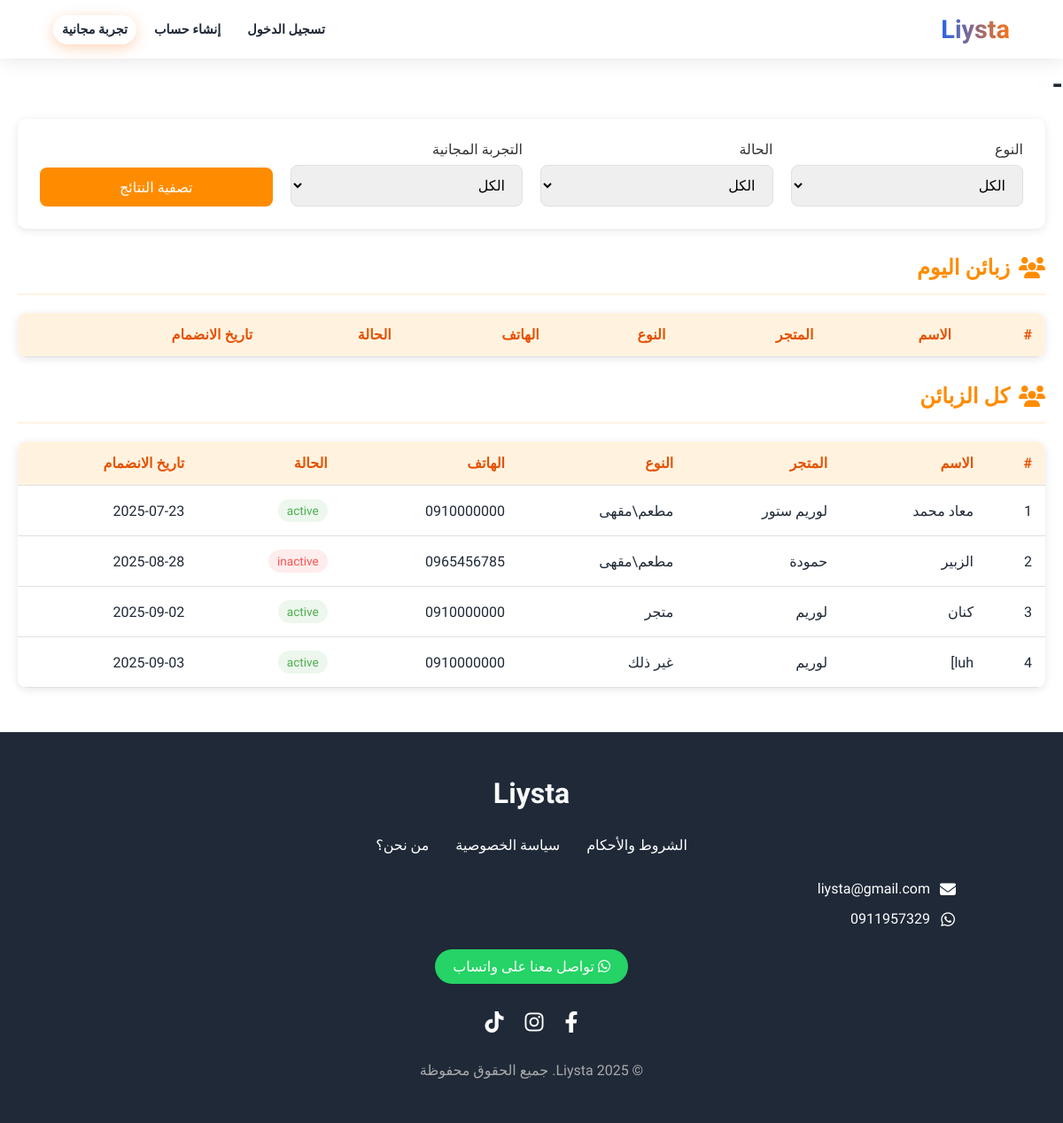
The app's page /customers/ with its own data.
### core/models.py (models this page shows, shortened)
class Customer(models.Model):
    status = {
        ('inactive', 'inactive'),
        ('active', 'active'),
    }
    kind = {
        ('مطعم\مقهى','مطعم\مقهى'),
        ('متجر', 'متجر'),
        ('غير ذلك', 'غير ذلك'),
    }
    user = models.OneToOneField(User, on_delete=models.CASCADE)
    phone = models.CharField(max_length=13)
    store_ar_name = models.CharField(max_length=40)
    store_en_name = models.CharField(max_length=40,unique=True)
    customer_status = models.CharField(max_length=29, choices=status)
    store_kind = models.CharField(max_length=20, choices=kind)
    wallet=models.FloatField(default=0.0)
    has_used_free_trial = models.BooleanField(default=False)
    location_url = models.URLField(blank=True, null=True)
    created_at=models.DateField(auto_now_add=True)

### core/views.py (the view)
# urls.py: path('customers/', customer_list_view, name='customers_list'),
def customer_list_view(request):
    today=timezone.now().date()
    today_joined=Customer.objects.filter(created_at=today)
    new_customer_pg=Paginator(today_joined,15)
    page_number=request.GET.get('page')
    new_customers=new_customer_pg.get_page(page_number)
    status_filter=None
    kind_filter=None
    freeplan_filter=None
    if request.method =='POST':
        status_filter=request.POST.get('status')
        kind_filter=request.POST.get('kind')
        freeplan_filter=request.POST.get('freeplan')
    if status_filter and kind_filter and freeplan_filter:
        all_customers=Customer.objects.filter(customer_status=status_filter,store_kind=kind_filter,has_used_free_trial=freeplan_filter)
    elif status_filter and not kind_filter and  freeplan_filter:
        all_customers=Customer.objects.filter(customer_status=status_filter)
    elif not status_filter and  kind_filter and  freeplan_filter:
        all_customers=Customer.objects.filter(customer_status=status_filter)
    elif status_filter and  kind_filter and not freeplan_filter:
        all_customers=Customer.objects.filter(customer_status=status_filter)
    elif status_filter and not kind_filter and not freeplan_filter:
        all_customers=Customer.objects.filter(customer_status=status_filter)
    elif status_filter and not kind_filter and not freeplan_filter:
        all_customers=Customer.objects.filter(customer_status=status_filter)
    elif  kind_filter and not status_filter and not freeplan_filter:
        all_customers=Customer.objects.filter(store_kind=kind_filter)
    elif  freeplan_filter and not status_filter and not kind_filter:
        all_customers=Customer.objects.filter(store_kind=kind_filter)
    else:
        all_customers=Customer.objects.all()
    customer_pg=Paginator(all_customers,20)
    page_number=request.GET.get('page')
    customers=customer_pg.get_page(page_number)
    context = {
        'new_customers':new_customers,
        'customers':customers,
    }
    return render(request, 'customer_list.html', context)

### templates/customer_list.html (shortened to what this page needs)
{% extends 'base_generic.html' %}
{% load static %}
{% block content %}
            <h1>-</h1>
            <h1>-</h1>
            <h1>-</h1>
<div class="dashboard-container">
    <div class="filter-container">
        <form method="POST" class="filter-form">
            <div class="form-group">
                <label for="kind">النوع</label>
                <select id="kind" name="kind">
                    <option value="" {% if not kind_filter %}selected{% endif %}>الكل</option>
                </select>
            </div>
            <div class="form-group">
                <label for="status">الحالة</label>
                <select id="status" name="status">
                    <option value="" {% if not status_filter %}selected{% endif %}>الكل</option>
                </select>
            </div>
            <div class="form-group">
                <label for="freeplan">التجربة المجانية</label>
                <select id="freeplan" name="freeplan">
                    <option value="" {% if not freeplan_filter %}selected{% endif %}>الكل</option>
                </select>
            </div>
            <button type="submit" class="filter-btn">تصفية النتائج</button>
        </form>
    </div>
    <div class="section-header">
        <h2><i class="fas fa-users"></i> زبائن اليوم</h2>
    </div>
    <div class="table-responsive">
        <table class="data-table">
            <thead>
                <tr>
                    <th>#</th>
                    <th>الاسم</th>
                    <th>المتجر</th>
                    <th>النوع</th>
                    <th>الهاتف</th>
                    <th>الحالة</th>
                    <th>تاريخ الانضمام</th>
                </tr>
            </thead>
        </table>
    </div>
        <div class="section-header">
        <h2><i class="fas fa-users"></i> كل الزبائن</h2>
    </div>
    <div class="table-responsive">
        <table class="data-table">
            <thead>
                <tr>
                    <th>#</th>
                    <th>الاسم</th>
                    <th>المتجر</th>
                    <th>النوع</th>
                    <th>الهاتف</th>
                    <th>الحالة</th>
                    <th>تاريخ الانضمام</th>
                </tr>
            </thead>
            <tbody>
                {% for customer in customers %}
                <tr>
                    <td>{{ forloop.counter }}</td>
                    <td>{{ customer.user.first_name }}</td>
                    <td>{{ customer.store_ar_name }}</td>
                    <td>{{ customer.store_kind }}</td>
                    <td>{{ customer.phone }}</td>
                    <td>
                        <span class="badge {% if customer.customer_status == 'active' %}bg-success{% else %}bg-danger{% endif %}">
                            {{ customer.customer_status }}
                        </span>
                    </td>
                    <td>{{ customer.created_at|date:"Y-m-d" }}</td>
                </tr>
                {% endfor %}
            </tbody>
        </table>
    </div>
</div>
{% endblock %}

### static/css/lista.css (style rules this page uses)
:root { --primary: #2563EB; --action: #F97316; --secondary: #F3F4F6; --text: #1F2937; --success: #22C55E; }
* { margin: 0; padding: 0; box-sizing: border-box; font-family: 'Tajawal', sans-serif; }
body { background-color: white; color: var(--text); overflow-x: hidden; }

### templates/customer_list.html (style rules this page uses)
:root { --primary-color: #FF8C00; --secondary-color: #FFA500; --light-orange: #FFF3E0; --dark-orange: #E65100; --text-color: #333; --border-color: #e0e0e0; --light-gray: #f5f5f5; --success-color: #4CAF50; --danger-color: #FF5252; }
.dashboard-container { max-width: 1400px; margin: 0 auto; padding: 20px; }
.filter-container { background-color: white; padding: 25px; border-radius: 10px; box-shadow: 0 2px 10px rgba(0,0,0,0.1); margin-bottom: 30px; }
.filter-form { display: grid; grid-template-columns: repeat(auto-fit, minmax(200px, 1fr)); gap: 20px; align-items: end; }
.form-group { margin-bottom: 0; }
label { display: block; margin-bottom: 8px; color: var(--text-color); font-weight: 500; }
input, select { width: 100%; padding: 12px 15px; border: 1px solid var(--border-color); border-radius: 8px; font-size: 1rem; transition: all 0.3s; }
.filter-btn { background-color: var(--primary-color); color: white; border: none; padding: 12px 20px; border-radius: 8px; font-size: 1rem; font-weight: 500; cursor: pointer; transition: all 0.3s; height: 44px; }
.section-header { display: flex; justify-content: space-between; align-items: center; margin-bottom: 20px; padding-bottom: 15px; border-bottom: 2px solid var(--light-orange); }
.section-header h2 { color: var(--primary-color); margin: 0; display: flex; align-items: center; gap: 10px; }
.table-responsive { overflow-x: auto; background: white; border-radius: 10px; box-shadow: 0 2px 10px rgba(0,0,0,0.1); margin-bottom: 30px; }
.data-table { width: 100%; border-collapse: collapse; }
.data-table th, .data-table td { padding: 15px; text-align: right; border-bottom: 1px solid var(--border-color); }
.data-table th { background-color: var(--light-orange); color: var(--dark-orange); font-weight: 600; }
.badge { display: inline-block; padding: 5px 10px; border-radius: 20px; font-size: 0.85rem; font-weight: 500; }
.bg-success { background-color: rgba(76, 175, 80, 0.1); color: var(--success-color); }
.bg-danger { background-color: rgba(255, 82, 82, 0.1); color: var(--danger-color); }

### records on screen
Customer: user.first_name "معاد محمد", store_ar_name "لوريم ستور", store_kind "مطعم\\مقهى", phone "0910000000", customer_status "active", created_at "2025-07-23"
Customer: user.first_name "الزبير", store_ar_name "حمودة", store_kind "مطعم\\مقهى", phone "0965456785", customer_status "inactive", created_at "2025-08-28"
Customer: user.first_name "كنان", store_ar_name "لوريم", store_kind "متجر", phone "0910000000", customer_status "active", created_at "2025-09-02"
Customer: user.first_name "luh]", store_ar_name "لوريم", store_kind "غير ذلك", phone "0910000000", customer_status "active", created_at "2025-09-03"
